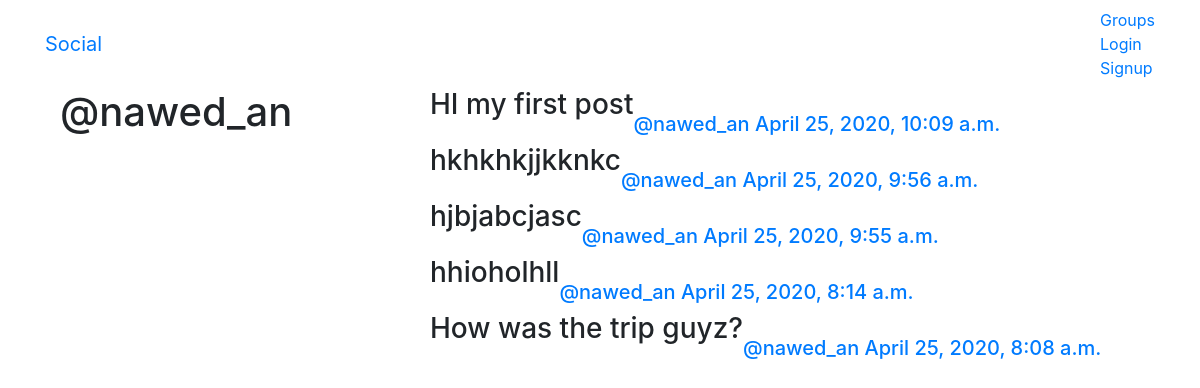
Page /posts/by/nawed_an on the committed database.
### posts/models.py (models this page shows, shortened)
class Post(models.Model):
    user = models.ForeignKey(User, on_delete=models.SET_NULL,null = True,related_name = 'posts')
    created_at = models.DateTimeField(auto_now = True)
    message = models.TextField()
    group = models.ForeignKey(Group, on_delete=models.SET_NULL, related_name = 'posts',null = True, blank = True)
    class Meta:
        ordering = ['-created_at']
        unique_together =('user', 'message')

### posts/views.py (the view)
# urls.py: re_path(r'by/(?P<username>[-\w]+)', views.UserPosts.as_view(), name='for_user'),
class UserPosts(generic.ListView):
    model = models.Post
    template_name = 'posts/post_user_list.html'
    def get_queryset(self):
        try:
            self.post_user = User.objects.prefetch_related("posts").get(
                username__iexact=self.kwargs.get("username")
            )
        except User.DoesNotExist:
            raise Http404
        else:
            return self.post_user.posts.all()
    def get_context_data(self,**kwargs):
        context = super().get_context_data(**kwargs)
        context['post_user'] = self.post_user
        return context

### posts/templates/posts/post_user_list.html
{% extends 'posts/post_base.html' %}
  {% block prepost %}
  <div class="col-md-4">
    <h1>@{{post_user.username}}</h1>
  </div>
  {% endblock %}
  {%block post_content %}
  <div class="col-md-8">
    {% for post in post_list %}
    {% include 'posts/_post.html' %}
    {% endfor %}
  </div>
  {% endblock %}

### posts/templates/posts/post_base.html (shortened to what this page needs)
{% extends 'base.html' %}
{% block content %}
  <div class="posts-page">
    <div class="container">
      <div class="row">
        {% block prepost %}{% endblock %}
        {% block post_content %}{% endblock %}
      </div>
    </div>
  </div>
{% endblock %}

### templates/base.html (shortened to what this page needs)
<!DOCTYPE html>
{% load static %}
<html lang="en" dir="ltr">
  <head>
    <link rel="stylesheet" href="https://stackpath.bootstrapcdn.com/bootstrap/4.4.1/css/bootstrap.min.css">
  </head>
  <body>
    <nav class="navbar mynav" role="navigation" id="navbar">
      <div class="container">
        <a class="navbar-brand mynav" href="{% url 'home' %}">Social</a>
        <ul class="nav navbar-nav navbar-right">
          {% if user.is_authenticated %}
          <li><a href="{% url 'posts:create' %}">Post</a></li>
          <li><a href="{% url 'groups:all' %}">Groups</a></li>
          <li><a href="{% url 'groups:create' %}">Create Group</a></li>
          <li><a href="{% url 'accounts:logout' %}">Logout</a></li>
          {% else %}
          <li><a href="{% url 'groups:all' %}">Groups</a></li>
          <li><a href="{% url 'accounts:login' %}">Login</a></li>
          <li><a href="{% url 'accounts:signup' %}">Signup</a></li>
          {% endif %}
        </ul>
      </div>
    </nav>
    <div class="container mycontent">
      {% block content %}
      {% endblock %}
    </div>
  </body>
</html>

### posts/templates/posts/_post.html (shortened to what this page needs)
<div class="post media">
  <h3>{{post.message|safe}}</h3>
  <div class="media-body">
    <h5 class="media-heading">
    <span class="username">
      <br>
      <a href="{% url 'posts:for_user' username=post.user.username %}">@{{post.user.username}}</a>
    </span>
    <time class="time">
      <a href="{% url 'posts:single' username=post.user.username pk=post.pk %}">{{post.created_at}}</a>
    </time>
    </h5>
  </div>
</div>

### rows in the picture
Post: message "HI my first post", user.username "nawed_an", created_at "April 25, 2020, 10:09 a.m."
Post: message "hkhkhkjjkknkc", user.username "nawed_an", created_at "April 25, 2020, 9:56 a.m."
Post: message "hjbjabcjasc", user.username "nawed_an", created_at "April 25, 2020, 9:55 a.m."
Post: message "hhioholhll", user.username "nawed_an", created_at "April 25, 2020, 8:14 a.m."
Post: message "How was the trip guyz?", user.username "nawed_an", created_at "April 25, 2020, 8:08 a.m."

### other values in the picture
{{ post_user.username }} "nawed_an"
